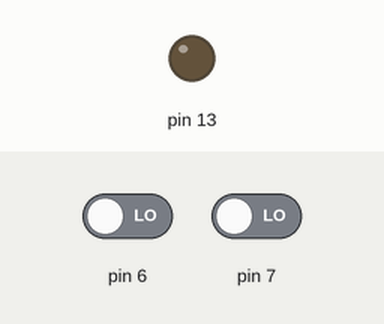
A sketch run on a simulated Arduino Uno, built with avr-gcc and run on an emulated ATmega328P. Shown: output pins drawn as LEDs (lit = HIGH). Dashed ring = blinking. The test bench sets the inputs (shaded band); at power-on: pin 7 LOW, pin 6 LOW.

Above: at 1.2 s.
1.3 s: pin 7 driven HIGH
At 1.55 s:
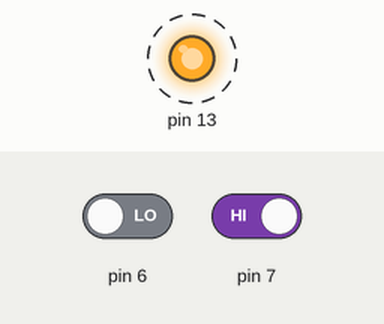
Timing chart, 0 to 10.3 s (numbered marks = the images above; inputs shaded):
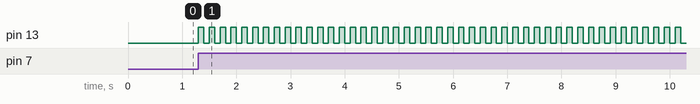

The sketch:

Homework_7_Question_4.ino
```cpp
int blinking=0;
void setup() {
  // put your setup code here, to run once:
  pinMode(6,INPUT);
  pinMode(7,INPUT);
  pinMode(13,OUTPUT);

}

void loop() {
  // put your main code here, to run repeatedly:
  if (digitalRead(7)==HIGH)
  {
    blinking=1;
  }
  if (blinking==1)
  {
    digitalWrite(13,HIGH);
    delay(100);
    digitalWrite(13,LOW);
    delay(100);
  }
  if (digitalRead(6)==HIGH)
  {
    blinking=0;
  }
}
```

Measured:
- after the input at 1.3 s, pin 13: alternates HIGH for 0.10 s and LOW for 0.10 s, starting at once
